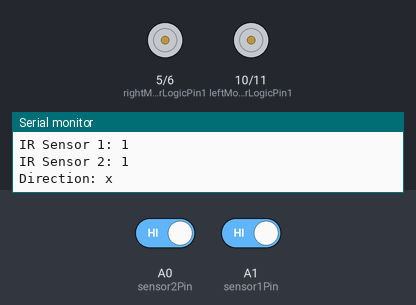
A sketch run on a simulated Arduino Uno, built with avr-gcc and run on an emulated ATmega328P. On the bench: motor-driver pin pairs drawn as motors (green arrow = first pin HIGH = forward, orange = second pin HIGH = backward, longer = more drive), the last lines printed to the serial monitor. The inputs (shaded band) are chosen by the test bench; at power-on: A0 (sensor2Pin) HIGH, A1 (sensor1Pin) HIGH.

Above: at 1.3 s.
1.4 s: A0 (sensor2Pin) driven LOW
At 2.4 s:
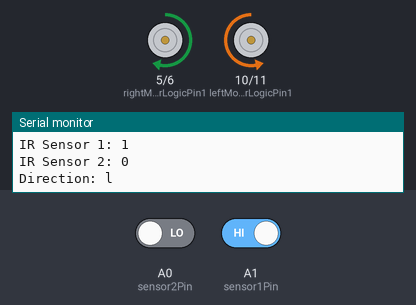
2.9 s: A1 (sensor1Pin) driven LOW
At 4.1 s:
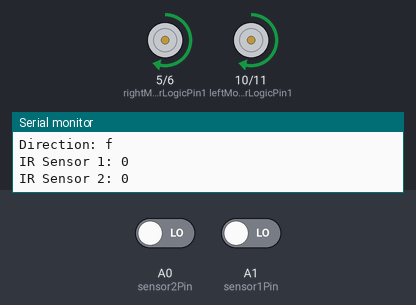
4.4 s: A0 (sensor2Pin) driven HIGH
At 5.2 s:
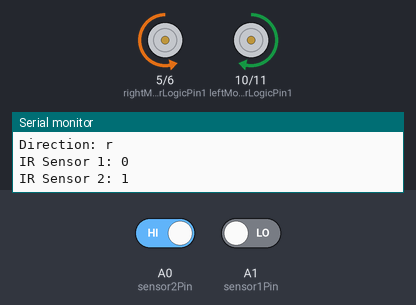
Timing chart, 0 to 7.4 s (numbered marks = the images above; inputs shaded):
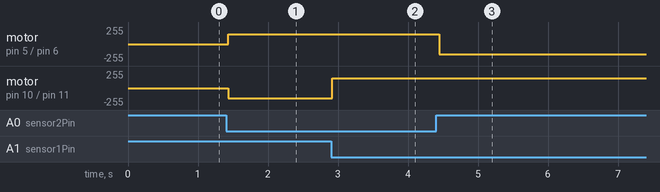

Measured:
- after the input at 1.4 s, motor on pin 5 (rightMotorLogicPin1) / pin 6 (rightMotorLogicPin2): stopped → forward 150/255 at once; motor on pin 10 (leftMotorLogicPin1) / pin 11 (leftMotorLogicPin2): stopped → backward 150/255 at once
- after the input at 2.9 s, motor on pin 10 (leftMotorLogicPin1) / pin 11 (leftMotorLogicPin2): backward 150/255 → forward 150/255 at once
- after the input at 4.4 s, motor on pin 5 (rightMotorLogicPin1) / pin 6 (rightMotorLogicPin2): forward 150/255 → backward 150/255 after 0.05 s

The sketch:

sketch_oct30a.ino
```cpp
// Global Variables
// -------------------------------------------------------
int rightMotorLogicPin1 = 5;
int rightMotorLogicPin2 = 6;
int leftMotorLogicPin1 = 10;
int leftMotorLogicPin2 = 11;
int pwmDutyCycle = 150;
int sensor1Pin = A1;  // IR sensor 1
int sensor2Pin = A0;  // IR sensor 2
// -------------------------------------------------------
// Subroutine: Initialize Motor Pins
// -------------------------------------------------------
void initializeMotorPins() {
  pinMode(rightMotorLogicPin1, OUTPUT);
  pinMode(rightMotorLogicPin2, OUTPUT);
  pinMode(leftMotorLogicPin1, OUTPUT);
  pinMode(leftMotorLogicPin2, OUTPUT);
  // Print the motor pin configuration for wiring
  Serial.print("Right Motor Pin 1 = ");
  Serial.println(rightMotorLogicPin1);
  Serial.print("Right Motor Pin 2 = ");
  Serial.println(rightMotorLogicPin2);
  Serial.print("Left Motor Pin 1 = ");
  Serial.println(leftMotorLogicPin1);
  Serial.print("Left Motor Pin 2 = ");
  Serial.println(leftMotorLogicPin2);
  pinMode(sensor1Pin, INPUT);
  pinMode(sensor2Pin, INPUT);
  // Print the sensor pin configuration for wiring
  Serial.print("IR Sensor 1 Pin = ");
  Serial.println(sensor1Pin);
  Serial.print("IR Sensor 2 Pin = ");
  Serial.println(sensor2Pin);
}

void setup() {
  // Initialize the serial communications
  Serial.begin(9600);
  // Print the program details
  Serial.println("-------------------------------------");
  Serial.println("Program: Motor Controller");
  Serial.println("Initializing ...");
  // Call a subroutine to initialize the motor pins
  initializeMotorPins();
  // Initialization completed successfully
  Serial.println("Initialization complete");
}

void loop() {
  // Read the input from IR sensor 1:
  int sensorValue1 = digitalRead(sensor1Pin);
  // Read the input from IR sensor 2:
  int sensorValue2 = digitalRead(sensor2Pin);

  // Determine the direction based on the sensor readings
  char currentDirection = 'x';

  if (sensorValue1 == LOW && sensorValue2 == LOW) {
    currentDirection = 'f'; // Move forward
    analogWrite(leftMotorLogicPin1, pwmDutyCycle);
    analogWrite(leftMotorLogicPin2, 0);
    analogWrite(rightMotorLogicPin1, pwmDutyCycle);
    analogWrite(rightMotorLogicPin2, 0);
  } else if (sensorValue1 == HIGH && sensorValue2 == LOW) {
    currentDirection = 'l'; // Turn left
    analogWrite(leftMotorLogicPin1, 0);
    analogWrite(leftMotorLogicPin2, pwmDutyCycle);
    analogWrite(rightMotorLogicPin1, pwmDutyCycle);
    analogWrite(rightMotorLogicPin2, 0);
  } else if (sensorValue1 == LOW && sensorValue2 == HIGH) {
    currentDirection = 'r'; // Turn right
    analogWrite(leftMotorLogicPin1, pwmDutyCycle);
    analogWrite(leftMotorLogicPin2, 0);
    analogWrite(rightMotorLogicPin1, 0);
    analogWrite(rightMotorLogicPin2, pwmDutyCycle);
  } else {
    currentDirection = 'x'; // Stop
    analogWrite(leftMotorLogicPin1, 0);
    analogWrite(leftMotorLogicPin2, 0);
    analogWrite(rightMotorLogicPin1, 0);
    analogWrite(rightMotorLogicPin2, 0);
  }

  // Print out the sensor readings (for debugging):
  Serial.print("IR Sensor 1: ");
  Serial.println(sensorValue1);
  Serial.print("IR Sensor 2: ");
  Serial.println(sensorValue2);
  Serial.print("Direction: ");
  Serial.println(currentDirection);
}
```
